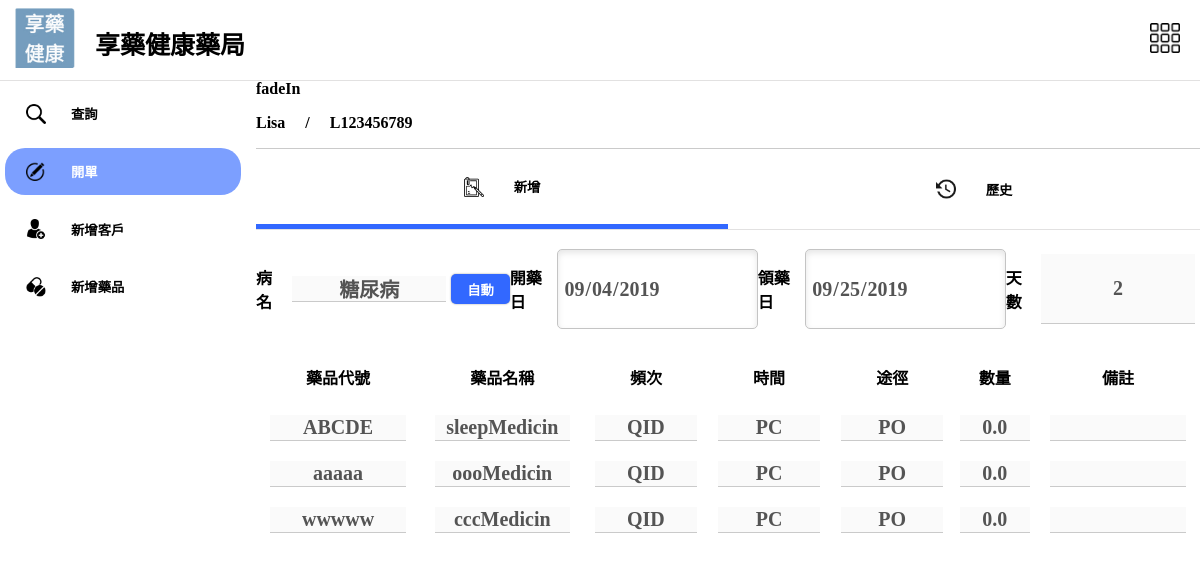
The app's page /post/1/ with its own data.
### mediApp/models.py (models this page shows, shortened)
class Post(models.Model):
    PatientID = models.ForeignKey(
        "Patient", on_delete=models.CASCADE, null=True)
    symptom = models.CharField(max_length=100)
    Days = models.IntegerField()
    CreateDate = models.CharField(max_length=15)
    TakeMedDate = models.CharField(max_length=15)
    AvaTimes = models.IntegerField()
    Times = models.IntegerField()
    Division = models.CharField(max_length=30, null=True)
    HosDate = models.DateTimeField(null=True)
    Status = models.CharField(max_length=100, default='submit')
    class Meta:
        db_table = "post"

class Patient(models.Model):
    cardID = models.CharField(max_length=100)
    Name = models.CharField(max_length=20)
    Birth = models.CharField(max_length=15, blank=True, null=True)
    Sex = models.CharField(max_length=5, blank=True, null=True)
    Telephone = models.CharField(max_length=15, blank=True, null=True)
    Celephone = models.CharField(max_length=15, blank=True, null=True)
    Address = models.CharField(max_length=100, blank=True, null=True)
    Mail = models.CharField(max_length=50, blank=True, null=True)
    class Meta:
        verbose_name = 'Patient Profile'

class Medicine(models.Model):
    PostID = models.ForeignKey("Post", to_field='id', on_delete=models.CASCADE)
    DrugCode = models.CharField(max_length=30)
    medName = models.CharField(max_length=100)
    Frequency = models.CharField(max_length=30)
    UseTiming = models.CharField(max_length=30)
    Way = models.CharField(max_length=30)
    Quantity = models.FloatField(default=0)
    PerCost = models.FloatField(default=0, null=True)
    TotalCost = models.FloatField(default=0, null=True)
    SideE = models.CharField(max_length=150, null=True)
    Description = models.CharField(max_length=100)
    timePD = models.IntegerField(null=True)
    intervalD = models.IntegerField(null=True)
    Alhour = models.IntegerField(null=True)
    Alminute = models.IntegerField(null=True)
    class Meta:
        db_table = "medicine"

### mediApp/views.py (the view)
# urls.py: url(r'^post/(?P<pk>\d+)/$', post, name="post"),
def post(request, pk):
    post = Post.objects.select_related('PatientID').get(id=pk)
    medi_list = Medicine.objects.filter(PostID=pk)
    return render(request, 'oldPost.html', {
        "post": post,
        "medi_list": medi_list,
    })

### templates/oldpost.html
{% extends 'base.html' %}{% load static %}
{% block make%}
active
{% endblock %}
{% block modePG %}
{% block fadeInR%}
fadeIn
{% endblock %}
<div class="bdShadow width100 inline vcenter downLine" id="infoRow">
    <p>{{post.PatientID.Name}}</p>
    <p>/</p>
    <p id="patientID">{{post.PatientID.cardID}}</p>
</div>
<div class="bdShadow width100 inline btn-group" id="modeChoose">
    <button class="modeBtn width50 inline vcenter hcenter bgGray height100 active" id="newBtn"
        onclick="gotoNewPage('{{post.PatientID.cardID}}')">
        <img class="modeIcon" id="" src="{% static 'assets/src/new.png' %}" alt="new">
        <p>新增</p>
    </button>
    <button class="modeBtn width50 inline vcenter hcenter bgGray height100 {% block history%}{% endblock %}" id="hisBtn"
        onclick="gotoRecord('{{post.PatientID.cardID}}')">
        <img class="modeIcon" id="" src="{% static 'assets/src/history.png' %}" alt="history">
        <p>歷史</p>
    </button>
</div>
{% endblock %}
{% block rightPG %}
<div class="width100" id="modeWindow">
    <div id="mode1">
        <div class="moderow">
            <div class="space_around inline width100 modeRowChild">
                <div class="hcenter inline vcenter">
                    <p>病名</p>
                    <input class="newInput tcenter downLine" id="tags" type="text" name="" value={{post.symptom}}
                        disabled>
                    <button class="enterBtn inline vcenter hcenter blueShadow" id="sickBtn" onclick="findDrug()">自動
                    </button>
                </div>
                <div class="hcenter inline">
                    <p>開藥日</p>
                    <input class="Inputdate" type="date" value="{{post.CreateDate}}" disabled>
                </div>
                <div class="hcenter inline">
                    <p>領藥日</p>
                    <input class="Inputdate" type="date" value="{{post.TakeMedDate}}" disabled>
                </div>
                <div class="hcenter inline">
                    <p>天數</p>
                    <input class="newInput tcenter downLine" id="day" type="text" name="" value="{{post.Days}}"
                        disabled>
                </div>
            </div>
            <div class=" inline space_around width100">
                <div class="newCol1 tcenter">
                    <p>藥品代號</p>
                </div>
                <div class="newCol1 tcenter">
                    <p>藥品名稱</p>
                </div>
                <div class="newCol2 tcenter">
                    <p>頻次</p>
                </div>
                <div class="newCol3 tcenter">
                    <p>時間</p>
                </div>
                <div class="newCol3 tcenter">
                    <p>途徑</p>
                </div>
                <div class="newCol4 tcenter">
                    <p>數量</p>
                </div>
                <div class="newCol5 tcenter">
                    <p>備註</p>
                </div>
            </div>
            <div class="space_around width100" id="addInput">
                {% for medi in medi_list %}
                <div class="inline width100 newInputRow medi-inputDiv">
                    <div class="newCol1 tcenter">
                        <input class="tcenter downLine drugs newInput2 medi-input" id="" type="text" name=""
                            value={{medi.DrugCode}} disabled>
                    </div>
                    <div class="newCol1 tcenter">
                        <input class="tcenter downLine drugs newInput2 medi-input" id="" type="text" name=""
                            value={{medi.medName}} disabled>
                    </div>
                    <div class="newCol2 hcenter">
                        <input class="tcenter downLine drugs newInput2 medi-input" id="" type="text" name=""
                            value={{medi.Frequency}} disabled>
                    </div>
                    <div class="newCol3 hcenter">
                        <input class="tcenter downLine drugs newInput2 medi-input" id="" type="text" name=""
                            value={{medi.UseTiming}} disabled>
                    </div>
                    <div class="newCol3 hcenter">
                        <input class="tcenter downLine drugs newInput2 medi-input" id="" type="text" name=""
                            value={{medi.Way}} disabled>
                    </div>
                    <div class="newCol4 tcenter">
                        <input class="tcenter downLine newInput2 medi-input" id="" type="text" name=""
                            value="{{medi.Quantity}}" disabled>
                    </div>
                    <div class=" newCol5 tcenter">
                        <input class="downLine newInput2 medi-input" id="" type="text" name=""
                            value="{{medi.Description}}" disabled>
                    </div>
                </div>
                {% endfor %}
            </div>
        </div>
    </div>
</div>
{% endblock %}

### mediApp/static/assets/css/main.css (style rules this page uses)
* { font-family: Microsoft JhengHei; font-weight: 900; }
input { font-size: 20px; }
body, html { height: 100%; margin: 0; }
.modeBtn { background-color: white; border: 0; }
.modeRowChild { margin: 20px 0; }
.enterBtn { border-radius: 5px; background-color: rgb(50, 104, 255); border: 0; box-shadow: 0px 0px 2px rgb(151, 151, 151); color: white; }
#sickBtn { width: 60px; height: 30px; }
#infoRow p { margin-right: 20px; }
#modeChoose { height: 80px; }
.modeIcon { width: 20px; height: 20px; margin: 0 30px 0 20px; }
.newInput { width: 150px; margin: 5px; }
.newCol1 { width: 20%; }
.newCol2 { width: 15%; }
.newCol3 { width: 15%; }
.newCol4 { width: 10%; }
.newCol5 { width: 20%; }
.newInput2 { width: 80%; }
#modeChoose .active { border-bottom: 5px rgb(50, 104, 255) solid; }
.newInputRow { margin: 10px 0; }
[type="date"] { background: #fff url(https://cdn1.iconfinder.com/data/icons/cc_mono_icon_set/blacks/16x16/calendar_2.png) 97% 50% no-repeat; }
.bdShadow { box-shadow: 0px 1px 0px rgb(226, 225, 225); }
.height100 { height: 100%; ; }
.width100 { width: 100%; }
.width50 { width: 50%; }
.vcenter { display: flex; align-items: center; }
.hcenter { display: flex; justify-content: center; }
.tcenter { text-align: center; }
.inline { display: inline-flex; }
.space_around { justify-content: space-around; }
.downLine { border-top: 0; border-left: 0; border-right: 0; border-bottom: 1px solid rgb(202, 202, 202); }
.Inputdate { border: 1px solid #c4c4c4; border-radius: 5px; background-color: #fff; padding: 3px 5px; box-shadow: inset 0 3px 6px rgba(0, 0, 0, 0.1); width: 190px; }

### records on screen
Post: PatientID.Name "Lisa", PatientID.cardID "L123456789", symptom "糖尿病", CreateDate "09/04/2019", TakeMedDate "09/25/2019", Days "2"
Medicine: DrugCode "ABCDE", medName "sleepMedicin", Frequency "QID", UseTiming "PC", Way "PO", Quantity "0.0"
Medicine: DrugCode "aaaaa", medName "oooMedicin", Frequency "QID", UseTiming "PC", Way "PO", Quantity "0.0"
Medicine: DrugCode "wwwww", medName "cccMedicin", Frequency "QID", UseTiming "PC", Way "PO", Quantity "0.0"
